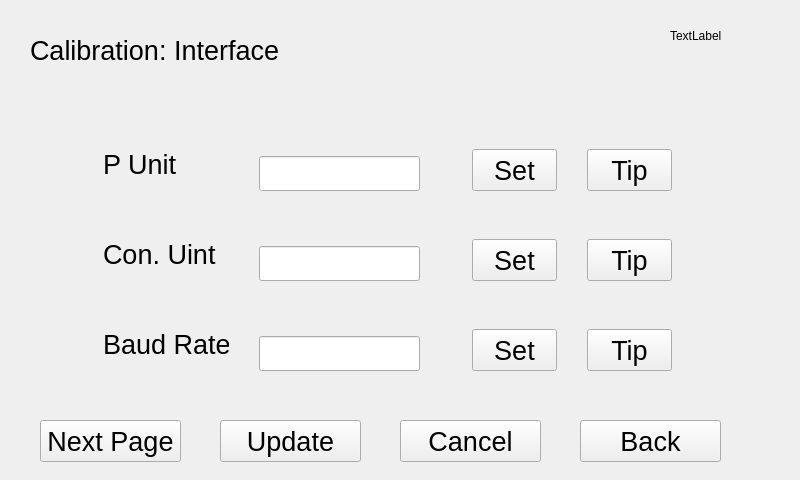
<?xml version="1.0" encoding="UTF-8"?>
<ui version="4.0">
 <class>interfaceAndCommunicationDlg</class>
 <widget class="QWidget" name="interfaceAndCommunicationDlg">
  <property name="geometry">
   <rect>
    <x>0</x>
    <y>0</y>
    <width>800</width>
    <height>480</height>
   </rect>
  </property>
  <property name="windowTitle">
   <string>Form</string>
  </property>
  <widget class="QLabel" name="label">
   <property name="geometry">
    <rect>
     <x>30</x>
     <y>20</y>
     <width>321</width>
     <height>61</height>
    </rect>
   </property>
   <property name="text">
    <string>&lt;html&gt;&lt;head/&gt;&lt;body&gt;&lt;p&gt;&lt;span style=&quot; font-size:20pt;&quot;&gt;Calibration:  Interface&lt;/span&gt;&lt;/p&gt;&lt;/body&gt;&lt;/html&gt;</string>
   </property>
  </widget>
  <widget class="QLabel" name="dateTime">
   <property name="geometry">
    <rect>
     <x>670</x>
     <y>30</y>
     <width>54</width>
     <height>12</height>
    </rect>
   </property>
   <property name="text">
    <string>TextLabel</string>
   </property>
  </widget>
  <widget class="QLabel" name="label_3">
   <property name="geometry">
    <rect>
     <x>103</x>
     <y>149</y>
     <width>131</width>
     <height>32</height>
    </rect>
   </property>
   <property name="text">
    <string>&lt;html&gt;&lt;head/&gt;&lt;body&gt;&lt;p&gt;&lt;span style=&quot; font-size:20pt;&quot;&gt;P  Unit&lt;/span&gt;&lt;/p&gt;&lt;/body&gt;&lt;/html&gt;</string>
   </property>
  </widget>
  <widget class="QLabel" name="label_4">
   <property name="geometry">
    <rect>
     <x>103</x>
     <y>239</y>
     <width>113</width>
     <height>32</height>
    </rect>
   </property>
   <property name="text">
    <string>&lt;html&gt;&lt;head/&gt;&lt;body&gt;&lt;p&gt;&lt;span style=&quot; font-size:20pt;&quot;&gt;Con. Uint&lt;/span&gt;&lt;/p&gt;&lt;/body&gt;&lt;/html&gt;</string>
   </property>
  </widget>
  <widget class="QLabel" name="label_6">
   <property name="geometry">
    <rect>
     <x>103</x>
     <y>329</y>
     <width>126</width>
     <height>32</height>
    </rect>
   </property>
   <property name="text">
    <string>&lt;html&gt;&lt;head/&gt;&lt;body&gt;&lt;p&gt;&lt;span style=&quot; font-size:20pt;&quot;&gt;Baud  Rate&lt;/span&gt;&lt;/p&gt;&lt;/body&gt;&lt;/html&gt;</string>
   </property>
  </widget>
  <widget class="QLineEdit" name="Punit_lineEdit">
   <property name="geometry">
    <rect>
     <x>259</x>
     <y>156</y>
     <width>161</width>
     <height>35</height>
    </rect>
   </property>
   <property name="font">
    <font>
     <pointsize>20</pointsize>
    </font>
   </property>
  </widget>
  <widget class="QLineEdit" name="ConcUnit_lineEdit">
   <property name="geometry">
    <rect>
     <x>259</x>
     <y>246</y>
     <width>161</width>
     <height>35</height>
    </rect>
   </property>
   <property name="font">
    <font>
     <pointsize>20</pointsize>
    </font>
   </property>
  </widget>
  <widget class="QLineEdit" name="BaudRate_lineEdit">
   <property name="geometry">
    <rect>
     <x>259</x>
     <y>336</y>
     <width>161</width>
     <height>35</height>
    </rect>
   </property>
   <property name="font">
    <font>
     <pointsize>20</pointsize>
    </font>
   </property>
  </widget>
  <widget class="QPushButton" name="pressureunitTip">
   <property name="geometry">
    <rect>
     <x>587</x>
     <y>149</y>
     <width>85</width>
     <height>42</height>
    </rect>
   </property>
   <property name="font">
    <font>
     <pointsize>20</pointsize>
    </font>
   </property>
   <property name="text">
    <string>Tip</string>
   </property>
  </widget>
  <widget class="QPushButton" name="concentrationunitTip">
   <property name="geometry">
    <rect>
     <x>587</x>
     <y>239</y>
     <width>85</width>
     <height>42</height>
    </rect>
   </property>
   <property name="font">
    <font>
     <pointsize>20</pointsize>
    </font>
   </property>
   <property name="text">
    <string>Tip</string>
   </property>
  </widget>
  <widget class="QPushButton" name="BaudrateTip">
   <property name="geometry">
    <rect>
     <x>587</x>
     <y>329</y>
     <width>85</width>
     <height>42</height>
    </rect>
   </property>
   <property name="font">
    <font>
     <pointsize>20</pointsize>
    </font>
   </property>
   <property name="text">
    <string>Tip</string>
   </property>
  </widget>
  <widget class="QPushButton" name="back">
   <property name="geometry">
    <rect>
     <x>580</x>
     <y>420</y>
     <width>141</width>
     <height>42</height>
    </rect>
   </property>
   <property name="font">
    <font>
     <pointsize>20</pointsize>
    </font>
   </property>
   <property name="text">
    <string>Back</string>
   </property>
  </widget>
  <widget class="QPushButton" name="cancel">
   <property name="geometry">
    <rect>
     <x>400</x>
     <y>420</y>
     <width>141</width>
     <height>42</height>
    </rect>
   </property>
   <property name="font">
    <font>
     <pointsize>20</pointsize>
    </font>
   </property>
   <property name="text">
    <string>Cancel</string>
   </property>
  </widget>
  <widget class="QPushButton" name="ok">
   <property name="geometry">
    <rect>
     <x>220</x>
     <y>420</y>
     <width>141</width>
     <height>42</height>
    </rect>
   </property>
   <property name="font">
    <font>
     <pointsize>20</pointsize>
    </font>
   </property>
   <property name="text">
    <string>Update</string>
   </property>
  </widget>
  <widget class="QPushButton" name="Punit_change">
   <property name="geometry">
    <rect>
     <x>472</x>
     <y>149</y>
     <width>85</width>
     <height>42</height>
    </rect>
   </property>
   <property name="font">
    <font>
     <pointsize>20</pointsize>
    </font>
   </property>
   <property name="text">
    <string>Set</string>
   </property>
  </widget>
  <widget class="QPushButton" name="ConcUnit_change">
   <property name="geometry">
    <rect>
     <x>472</x>
     <y>239</y>
     <width>85</width>
     <height>42</height>
    </rect>
   </property>
   <property name="font">
    <font>
     <pointsize>20</pointsize>
    </font>
   </property>
   <property name="text">
    <string>Set</string>
   </property>
  </widget>
  <widget class="QPushButton" name="BaudRate_change">
   <property name="geometry">
    <rect>
     <x>472</x>
     <y>329</y>
     <width>85</width>
     <height>42</height>
    </rect>
   </property>
   <property name="font">
    <font>
     <pointsize>20</pointsize>
    </font>
   </property>
   <property name="text">
    <string>Set</string>
   </property>
  </widget>
  <widget class="QPushButton" name="pageDown">
   <property name="geometry">
    <rect>
     <x>40</x>
     <y>420</y>
     <width>141</width>
     <height>42</height>
    </rect>
   </property>
   <property name="font">
    <font>
     <pointsize>20</pointsize>
    </font>
   </property>
   <property name="text">
    <string>Next Page</string>
   </property>
  </widget>
 </widget>
 <resources/>
 <connections/>
</ui>
